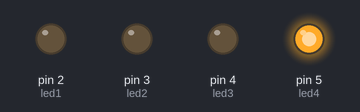
A sketch run on a simulated Arduino Uno, built with avr-gcc and run on an emulated ATmega328P. Parts: output pins drawn as LEDs (lit = HIGH). Random numbers use the default seed unless the sketch sets one; what the sketch prints to the serial monitor is not drawn.

Above: at 0.1 s.
At 5.6 s:
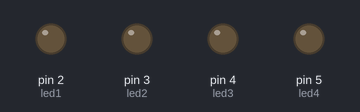
At 10.6 s:
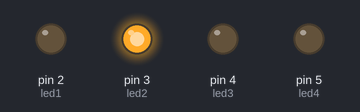
At 19.6 s:
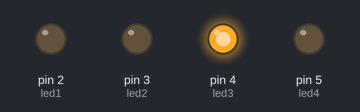
At 39.1 s:
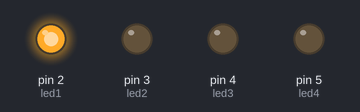
Timing chart, 0 to 40.0 s (numbered marks = the images above):
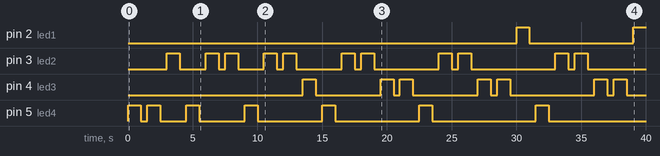

Measured:
- by itself, pin 2 (led1): LOW → HIGH at 30.0 s, → LOW 1.0 s later, → HIGH 8.0 s later
- by itself, pin 3 (led2): LOW → HIGH at 3.0 s, → LOW 1.0 s later, → HIGH 2.0 s later, → LOW 1.0 s later, … (22 changes in this stretch)
- by itself, pin 4 (led3): LOW → HIGH at 13.5 s, → LOW 1.0 s later, → HIGH 5.0 s later, → LOW 1.0 s later, … (14 changes in this stretch)
- by itself, pin 5 (led4): LOW → HIGH at 0.00 s, → LOW 1.0 s later, → HIGH 0.50 s later, → LOW 1.0 s later, … (14 changes in this stretch)

The sketch:

juego_luces_con_botones.ino
```cpp
/*
 * juego de luces y botones
 * luces 1 al 4 en el pin D2 al D5
 * btn del 1 al 4 en el pin D6 al D9
 */

int arr[8];
int cont=0;
int led1=2;
int led2=3;
int led3=4;
int led4=5;
int btn1=6;
int btn2=7;
int btn3=8;
int btn4=9;

void setup() {
  Serial.begin(57600);

  pinMode(led1,OUTPUT);
  pinMode(led2,OUTPUT);
  pinMode(led3,OUTPUT);
  pinMode(led4,OUTPUT);
  pinMode(btn1,INPUT);
  pinMode(btn2,INPUT);
  pinMode(btn3,INPUT);
  pinMode(btn4,INPUT);

}

void loop(){
  if(cont<8){
    Serial.print("cont: ");
    Serial.println(cont);
    for (int i=0; i<cont;i++){
      accion(arr[i]);
      Serial.print(arr[i]);
      Serial.print(" ");
    }
    arr[cont] = random(2,6);
      accion(arr[cont]);
      Serial.println(arr[cont]);
    cont++;
  }else{
    cont=0;
    Serial.println("fin del juego");
    }
}

void accion(int x){
  digitalWrite(x,HIGH);
  //tono x HIGH
  delay (1000);
  digitalWrite(x,LOW);
  delay(500);
  //tono x LOW
}
```
